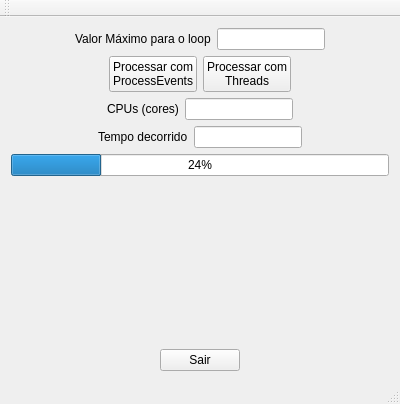
<?xml version="1.0" encoding="UTF-8"?>
<ui version="4.0">
 <class>MainWindow</class>
 <widget class="QMainWindow" name="MainWindow">
  <property name="geometry">
   <rect>
    <x>0</x>
    <y>0</y>
    <width>400</width>
    <height>404</height>
   </rect>
  </property>
  <property name="windowTitle">
   <string>MainWindow</string>
  </property>
  <widget class="QWidget" name="centralWidget">
   <layout class="QVBoxLayout" name="verticalLayout">
    <item>
     <layout class="QHBoxLayout" name="horizontalLayout">
      <item>
       <spacer name="horizontalSpacer_3">
        <property name="orientation">
         <enum>Qt::Horizontal</enum>
        </property>
        <property name="sizeHint" stdset="0">
         <size>
          <width>40</width>
          <height>20</height>
         </size>
        </property>
       </spacer>
      </item>
      <item>
       <widget class="QLabel" name="label_3">
        <property name="text">
         <string>Valor Máximo para o loop</string>
        </property>
       </widget>
      </item>
      <item>
       <widget class="QLineEdit" name="loopCountEdit"/>
      </item>
      <item>
       <spacer name="horizontalSpacer_4">
        <property name="orientation">
         <enum>Qt::Horizontal</enum>
        </property>
        <property name="sizeHint" stdset="0">
         <size>
          <width>40</width>
          <height>20</height>
         </size>
        </property>
       </spacer>
      </item>
     </layout>
    </item>
    <item>
     <layout class="QHBoxLayout" name="horizontalLayout_2">
      <item>
       <spacer name="horizontalSpacer_5">
        <property name="orientation">
         <enum>Qt::Horizontal</enum>
        </property>
        <property name="sizeHint" stdset="0">
         <size>
          <width>40</width>
          <height>20</height>
         </size>
        </property>
       </spacer>
      </item>
      <item>
       <widget class="QPushButton" name="processEventsButton">
        <property name="text">
         <string>Processar com
ProcessEvents</string>
        </property>
       </widget>
      </item>
      <item>
       <widget class="QPushButton" name="threadButton">
        <property name="text">
         <string>Processar com
Threads</string>
        </property>
       </widget>
      </item>
      <item>
       <spacer name="horizontalSpacer_6">
        <property name="orientation">
         <enum>Qt::Horizontal</enum>
        </property>
        <property name="sizeHint" stdset="0">
         <size>
          <width>40</width>
          <height>20</height>
         </size>
        </property>
       </spacer>
      </item>
     </layout>
    </item>
    <item>
     <layout class="QHBoxLayout" name="horizontalLayout_3">
      <item>
       <spacer name="horizontalSpacer_9">
        <property name="orientation">
         <enum>Qt::Horizontal</enum>
        </property>
        <property name="sizeHint" stdset="0">
         <size>
          <width>40</width>
          <height>20</height>
         </size>
        </property>
       </spacer>
      </item>
      <item>
       <widget class="QLabel" name="label">
        <property name="text">
         <string>CPUs (cores)</string>
        </property>
       </widget>
      </item>
      <item>
       <widget class="QLineEdit" name="cpusEdit">
        <property name="readOnly">
         <bool>true</bool>
        </property>
       </widget>
      </item>
      <item>
       <spacer name="horizontalSpacer_7">
        <property name="orientation">
         <enum>Qt::Horizontal</enum>
        </property>
        <property name="sizeHint" stdset="0">
         <size>
          <width>40</width>
          <height>20</height>
         </size>
        </property>
       </spacer>
      </item>
     </layout>
    </item>
    <item>
     <layout class="QHBoxLayout" name="horizontalLayout_4">
      <item>
       <spacer name="horizontalSpacer_10">
        <property name="orientation">
         <enum>Qt::Horizontal</enum>
        </property>
        <property name="sizeHint" stdset="0">
         <size>
          <width>40</width>
          <height>20</height>
         </size>
        </property>
       </spacer>
      </item>
      <item>
       <widget class="QLabel" name="label_2">
        <property name="text">
         <string>Tempo decorrido</string>
        </property>
       </widget>
      </item>
      <item>
       <widget class="QLineEdit" name="elapsedEdit">
        <property name="readOnly">
         <bool>true</bool>
        </property>
       </widget>
      </item>
      <item>
       <spacer name="horizontalSpacer_8">
        <property name="orientation">
         <enum>Qt::Horizontal</enum>
        </property>
        <property name="sizeHint" stdset="0">
         <size>
          <width>40</width>
          <height>20</height>
         </size>
        </property>
       </spacer>
      </item>
     </layout>
    </item>
    <item>
     <widget class="QProgressBar" name="progressBar">
      <property name="value">
       <number>24</number>
      </property>
     </widget>
    </item>
    <item>
     <spacer name="verticalSpacer">
      <property name="orientation">
       <enum>Qt::Vertical</enum>
      </property>
      <property name="sizeHint" stdset="0">
       <size>
        <width>20</width>
        <height>100</height>
       </size>
      </property>
     </spacer>
    </item>
    <item>
     <layout class="QHBoxLayout" name="horizontalLayout_5">
      <item>
       <spacer name="horizontalSpacer_2">
        <property name="orientation">
         <enum>Qt::Horizontal</enum>
        </property>
        <property name="sizeHint" stdset="0">
         <size>
          <width>40</width>
          <height>20</height>
         </size>
        </property>
       </spacer>
      </item>
      <item>
       <widget class="QPushButton" name="closeButton">
        <property name="text">
         <string>Sair</string>
        </property>
       </widget>
      </item>
      <item>
       <spacer name="horizontalSpacer">
        <property name="orientation">
         <enum>Qt::Horizontal</enum>
        </property>
        <property name="sizeHint" stdset="0">
         <size>
          <width>40</width>
          <height>20</height>
         </size>
        </property>
       </spacer>
      </item>
     </layout>
    </item>
   </layout>
  </widget>
  <widget class="QMenuBar" name="menuBar">
   <property name="geometry">
    <rect>
     <x>0</x>
     <y>0</y>
     <width>400</width>
     <height>25</height>
    </rect>
   </property>
  </widget>
  <widget class="QToolBar" name="mainToolBar">
   <attribute name="toolBarArea">
    <enum>TopToolBarArea</enum>
   </attribute>
   <attribute name="toolBarBreak">
    <bool>false</bool>
   </attribute>
  </widget>
  <widget class="QStatusBar" name="statusBar"/>
 </widget>
 <layoutdefault spacing="6" margin="11"/>
 <resources/>
 <connections>
  <connection>
   <sender>closeButton</sender>
   <signal>clicked()</signal>
   <receiver>MainWindow</receiver>
   <slot>close()</slot>
   <hints>
    <hint type="sourcelabel">
     <x>201</x>
     <y>355</y>
    </hint>
    <hint type="destinationlabel">
     <x>344</x>
     <y>322</y>
    </hint>
   </hints>
  </connection>
 </connections>
</ui>
